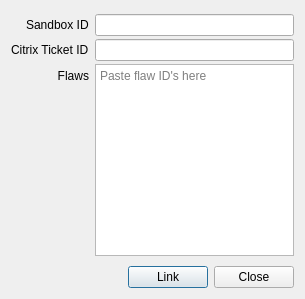
<?xml version="1.0" encoding="UTF-8"?>
<ui version="4.0">
 <class>MainDialog</class>
 <widget class="QDialog" name="MainDialog">
  <property name="geometry">
   <rect>
    <x>0</x>
    <y>0</y>
    <width>305</width>
    <height>299</height>
   </rect>
  </property>
  <property name="windowTitle">
   <string>Link Flaws to Tickets</string>
  </property>
  <layout class="QVBoxLayout" name="verticalLayout">
   <item>
    <layout class="QFormLayout" name="formLayout">
     <property name="fieldGrowthPolicy">
      <enum>QFormLayout::ExpandingFieldsGrow</enum>
     </property>
     <property name="labelAlignment">
      <set>Qt::AlignBottom|Qt::AlignRight|Qt::AlignTrailing</set>
     </property>
     <property name="formAlignment">
      <set>Qt::AlignLeading|Qt::AlignLeft|Qt::AlignVCenter</set>
     </property>
     <property name="verticalSpacing">
      <number>0</number>
     </property>
     <item row="0" column="0">
      <widget class="QLabel" name="label_3">
       <property name="text">
        <string>Sandbox ID</string>
       </property>
      </widget>
     </item>
     <item row="0" column="1">
      <widget class="QLineEdit" name="textSandboxId"/>
     </item>
     <item row="1" column="0">
      <widget class="QLabel" name="label">
       <property name="text">
        <string>Citrix Ticket ID</string>
       </property>
      </widget>
     </item>
     <item row="1" column="1">
      <widget class="QLineEdit" name="textTicketId">
       <property name="sizePolicy">
        <sizepolicy hsizetype="Expanding" vsizetype="Fixed">
         <horstretch>0</horstretch>
         <verstretch>0</verstretch>
        </sizepolicy>
       </property>
      </widget>
     </item>
     <item row="2" column="0">
      <widget class="QLabel" name="label_2">
       <property name="text">
        <string>Flaws</string>
       </property>
       <property name="alignment">
        <set>Qt::AlignRight|Qt::AlignTrailing|Qt::AlignVCenter</set>
       </property>
      </widget>
     </item>
     <item row="2" column="1">
      <widget class="QTextEdit" name="textFlaw">
       <property name="sizePolicy">
        <sizepolicy hsizetype="Expanding" vsizetype="Expanding">
         <horstretch>0</horstretch>
         <verstretch>1</verstretch>
        </sizepolicy>
       </property>
       <property name="maximumSize">
        <size>
         <width>16777215</width>
         <height>192</height>
        </size>
       </property>
       <property name="acceptRichText">
        <bool>false</bool>
       </property>
       <property name="placeholderText">
        <string>Paste flaw ID's here</string>
       </property>
      </widget>
     </item>
    </layout>
   </item>
   <item>
    <layout class="QHBoxLayout" name="horizontalLayout" stretch="0,0,0">
     <item>
      <spacer name="horizontalSpacer">
       <property name="orientation">
        <enum>Qt::Horizontal</enum>
       </property>
       <property name="sizeHint" stdset="0">
        <size>
         <width>40</width>
         <height>20</height>
        </size>
       </property>
      </spacer>
     </item>
     <item>
      <widget class="QPushButton" name="buttonLink">
       <property name="sizePolicy">
        <sizepolicy hsizetype="Fixed" vsizetype="Fixed">
         <horstretch>1</horstretch>
         <verstretch>0</verstretch>
        </sizepolicy>
       </property>
       <property name="text">
        <string>Link</string>
       </property>
      </widget>
     </item>
     <item>
      <widget class="QPushButton" name="buttonClose">
       <property name="sizePolicy">
        <sizepolicy hsizetype="Fixed" vsizetype="Fixed">
         <horstretch>0</horstretch>
         <verstretch>0</verstretch>
        </sizepolicy>
       </property>
       <property name="text">
        <string>Close</string>
       </property>
      </widget>
     </item>
    </layout>
   </item>
  </layout>
 </widget>
 <resources/>
 <connections/>
</ui>
